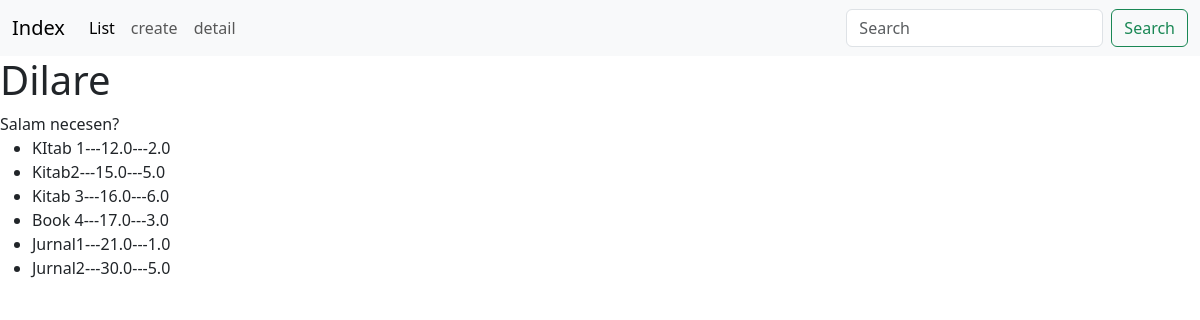
Page /book/index/ on the committed database.
### book/models.py (models this page shows, shortened)
class Book(models.Model):
    name = models.CharField(max_length=300)
    description = models.TextField(blank=True, null=True)
    price=models.FloatField()
    discount_price=models.FloatField(blank=True, null=True)
    created_at=models.DateTimeField(auto_now_add=True)
    updated_at = models.DateTimeField(auto_now=True)

### book/views.py (the view)
# urls.py: path('index/', views.index_view, name="index"),
def index_view(request):
    context={
        "text":"Salam necesen?",
        "new":Book.objects.all()
    }
    return render(request, "index.html", context)

### templates/index.html
{% extends "base.html" %}
{% block body %}
<h1>Dilare</h1>
{{text}}
<ul>
    {%for book in new %}
    <li>
        {{book.name}}---{{book.price}}---{{book.discount_price}}
    </li>
    {%endfor%}
</ul>
{% endblock body %}

### templates/base.html
{% include 'nav.html' %}
{% block body %}
{% endblock body %}
{% include 'foot.html' %}

### templates/nav.html (shortened to what this page needs)
<!doctype html>
<html lang="en">
  <head>
    <link href="https://cdn.jsdelivr.net/npm/bootstrap@5.3.0/dist/css/bootstrap.min.css" rel="stylesheet">
  </head>
  <body>
    <nav class="navbar navbar-expand-lg bg-body-tertiary">
        <div class="container-fluid">
          <a class="navbar-brand" href="{% url 'index'%}">Index</a>
          <div class="collapse navbar-collapse" id="navbarSupportedContent">
            <ul class="navbar-nav me-auto mb-2 mb-lg-0">
              <li class="nav-item">
                <a class="nav-link active" aria-current="page" href="{% url 'list'%}">List</a>
              </li>
              <li class="nav-item">
                <a class="nav-link" href="{% url 'create'%}">create</a>
              </li>
              <li class="nav-item">
                <a class="nav-link" href="#">detail</a>
              </li>
            </ul>
            <form class="d-flex" role="search">
              <input class="form-control me-2" type="search" placeholder="Search" aria-label="Search">
              <button class="btn btn-outline-success" type="submit">Search</button>
            </form>
          </div>
        </div>
      </nav>

### templates/foot.html (shortened to what this page needs)
</body>
</html>

### rows in the picture
Book: name "KItab 1", price "12.0", discount_price "2.0"
Book: name "Kitab2", price "15.0", discount_price "5.0"
Book: name "Kitab 3", price "16.0", discount_price "6.0"
Book: name "Book 4", price "17.0", discount_price "3.0"
Book: name "Jurnal1", price "21.0", discount_price "1.0"
Book: name "Jurnal2", price "30.0", discount_price "5.0"

### other values in the picture
{{ text }} "Salam necesen?"
